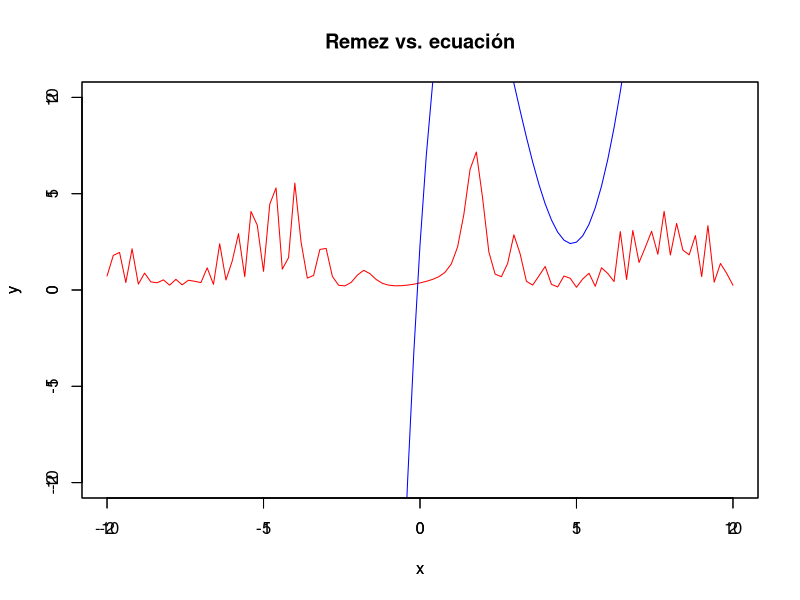
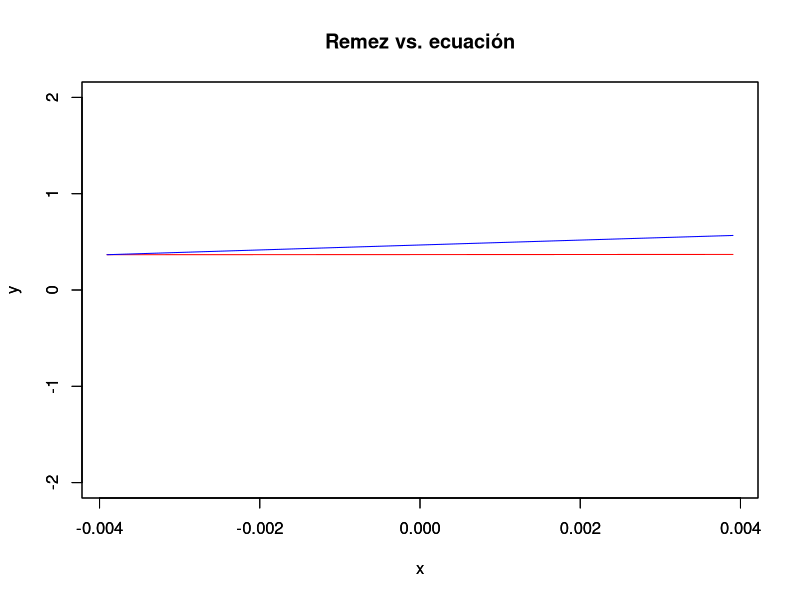

The R script that drew these images, in order:
remez <- function(infe,supe,grado,error){
  
  f <- function (x) exp(sin(x)-cos(x^2))
  #para un grado n se necesita n+1 coeficientes 
  longitud = (2*(2))/(grado+1)
  x = c()
  y = c()
  valor_punto = 0
  absoluto = 0
  relative = 0
  i =1
  while (length(x)<grado)
  {
    if (length(x) == 0 )
    {
      x[i]= infe
      i = i +1
    }
    x[i] = (x[i-1]+(longitud))
    print (x[i])
    i = i+1
    
  }
  j = 1
  while (j < grado+1 )
    
  {
    y[j]= f(x[j])
    print (y[j])
    j = j+1
  }
  y[j] = cos(supe*(1/2))
  
  if(grado == 1){
    n = rbind(c(1,x[1]),
              c(0,1))
  }
  if(grado == 2){
    n = rbind(c(1,x[1],(x[1])^2),
              c(1,x[2],(x[2])^2),
              c(0,1,2*(1))
    )
  }
  if(grado == 3){
    n = rbind(c(1,x[1],(x[1])^2,(x[1])^3),
              c(1,x[2],(x[2])^2,(x[2])^3),
              c(1,x[3],(x[3])^2,(x[3])^3),
              c(0,1,2*((2^-8)/2))
    )
  }
  if(grado == 4){
    n = rbind(c(1,x[1],(x[1])^2,(x[1])^3,(x[1])^4),
              c(1,x[2],(x[2])^2,(x[2])^3,(x[2])^4),
              c(1,x[3],(x[3])^2,(x[3])^3,(x[3])^4),
              c(1,x[4],(x[4])^2,(x[4])^3,(x[4])^4),
              c(0,1,2*(1),3*(1)^2,4*(1))) 
  }
  
  z=solve(n,y)
  
  if(grado == 1){
    h = function(x) z[1]+(z[2]*x)
  }
  if(grado == 2){
    h = function(x) z[1]+(z[2]*x)+(z[3]*x^2)
  }
  if(grado == 3){
    h = function(x) z[1]+(z[2]*x)+(z[3]*x^2)+(z[4]*x^3)
  }
  if(grado == 4){
    h = function(x) z[1]+(z[2]*x)+(z[3]*x^2)+(z[4]*x^3)+(z[5]*x^4)
  }
  
  plot(f, xlim = c(-10,10),ylim=c(-10,10), col="red", ylab = "y")
  par(new = T)
  plot(h, xlim = c(-2,2),ylim=c(-2,2), col="blue", main = "Remez vs. ecuación", ylab = "y")
  
  plot(f, xlim = c(-2^-8,2^-8),ylim=c(-2,2), col="red", ylab = "y")
  par(new=T)
  plot(h, xlim = c(-2^-8,2^-8),ylim=c(-2,2), col="blue", main = "Remez vs. ecuación", ylab = "y")
 
   valor_punto = -2
  absoluto = abs((f(valor_punto)- h(valor_punto)))*error
  relative  = ((absoluto / h(valor_punto))*100)*error
  
  return(cat("Punto:", valor_punto, "\n ", "\nError absoluto",absoluto,"\nError relativo:", relative, "\n"))
  
}

remez (-2^-8,2^-8,4,2^-90)




